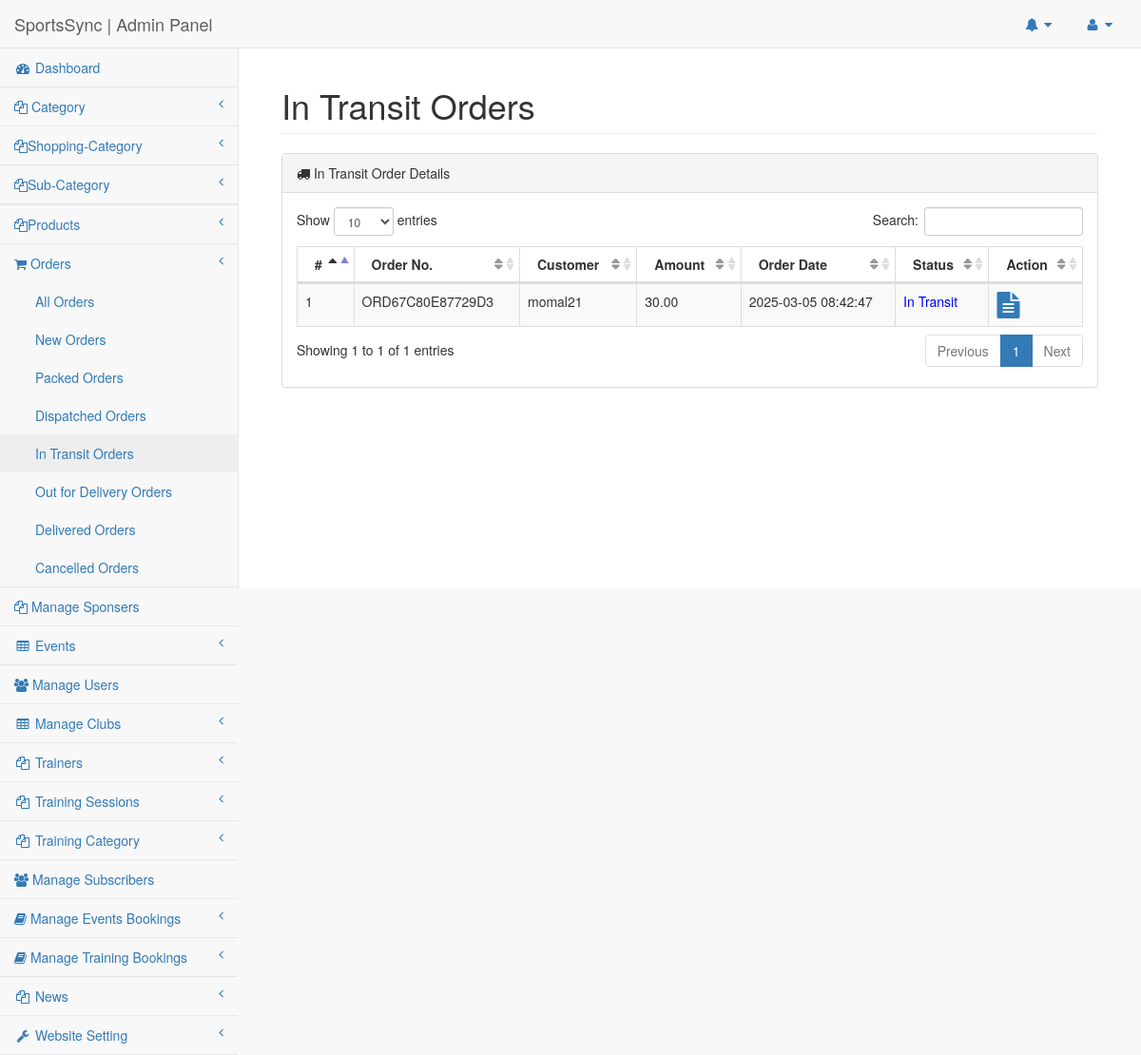
The app's page /SportsClubCode/admin/intransit-orders.php (signed in) with its own data.
### tables this page shows
CREATE TABLE `orders` (
  `id` int(11) NOT NULL,
  `userId` int(11) NOT NULL,
  `addressId` int(11) NOT NULL,
  `totalAmount` decimal(11,2) NOT NULL,
  `txntype` varchar(50) NOT NULL,
  `txnnumber` varchar(50) NOT NULL,
  `orderNumber` varchar(50) NOT NULL,
  `orderDate` datetime NOT NULL,
  `orderStatus` varchar(20) NOT NULL
);

CREATE TABLE `tblusers` (
  `Userid` int(11) NOT NULL,
  `FullName` varchar(255) DEFAULT NULL,
  `UserName` varchar(200) DEFAULT NULL,
  `Emailid` varchar(255) DEFAULT NULL,
  `PhoneNumber` bigint(12) DEFAULT NULL,
  `UserGender` varchar(100) DEFAULT NULL,
  `UserPassword` varchar(255) DEFAULT NULL,
  `RegDate` timestamp NULL DEFAULT current_timestamp(),
  `LastUpdationDate` timestamp NULL DEFAULT NULL ON UPDATE current_timestamp(),
  `IsActive` int(1) DEFAULT NULL
);

### SportsClubCode/admin/intransit-orders.php (the view, shortened to what this page needs)
<?php
include('includes/config.php');
if(strlen($_SESSION["adminsession"])==0) {
    header('location:logout.php');
} else {
    $sql = "SELECT
                orders.id,
                orders.orderNumber,
                tblusers.FullName,
                orders.totalAmount,
                orders.orderDate,
                orders.orderStatus
            FROM orders
            JOIN tblusers ON tblusers.Userid = orders.userId
            WHERE orders.orderStatus = 'In Transit'";
    $query = $dbh->prepare($sql);
    $query->execute();
    $orders = $query->fetchAll(PDO::FETCH_OBJ);
?>
<!DOCTYPE html>
<html lang="en">
<head>
    <link href="../vendor/bootstrap/css/bootstrap.min.css" rel="stylesheet">
    <link href="../vendor/metisMenu/metisMenu.min.css" rel="stylesheet">
    <link href="../dist/css/sb-admin-2.css" rel="stylesheet">
    <link href="../vendor/font-awesome/css/font-awesome.min.css" rel="stylesheet" type="text/css">
    <link href="../vendor/datatables-plugins/dataTables.bootstrap.css" rel="stylesheet">
    <link href="../vendor/datatables-responsive/dataTables.responsive.css" rel="stylesheet">
</head>
<body>
<div id="wrapper">
    <nav class="navbar navbar-default navbar-static-top" role="navigation" style="margin-bottom:0">
        <?php include_once('includes/header.php');?>
        <?php include_once('includes/leftbar.php');?>
    </nav>
    <div id="page-wrapper">
        <div class="container-fluid">
            <div class="row">
                <div class="col-lg-12">
                    <h1 class="page-header">In Transit Orders</h1>
                </div>
            </div>
            <div class="row">
                <div class="col-lg-12">
                    <div class="panel panel-default">
                        <div class="panel-heading">
                            <i class="fa fa-truck"></i> In Transit Order Details
                        </div>
                        <div class="panel-body">
                            <div class="table-responsive">
                                <table
                                  width="100%"
                                  class="table table-striped table-bordered table-hover"
                                  id="dataTables-example"
                                >
                                    <thead>
                                        <tr>
                                            <th>#</th>
                                            <th>Order No.</th>
                                            <th>Customer</th>
                                            <th>Amount</th>
                                            <th>Order Date</th>
                                            <th>Status</th>
                                            <th>Action</th>
                                        </tr>
                                    </thead>
                                    <tbody>
                                    <?php
                                    $cnt = 1;
                                    if($query->rowCount() > 0) {
                                        foreach($orders as $row) { ?>
                                            <tr>
                                                <td><?php echo htmlentities($cnt); ?></td>
                                                <td><?php echo htmlentities($row->orderNumber); ?></td>
                                                <td><?php echo htmlentities($row->FullName); ?></td>
                                                <td><?php echo htmlentities($row->totalAmount); ?></td>
                                                <td><?php echo htmlentities($row->orderDate); ?></td>
                                                <td style="color:blue;"><?php echo htmlentities($row->orderStatus); ?></td>
                                                <td>
                                                    <a href="order-details.php?orderid=<?php echo $row->id; ?>">
                                                        <i class="fa fa-file-text fa-2x" title="View Details"></i>
                                                    </a>
                                                </td>
                                            </tr>
                                        <?php
                                            $cnt++;
                                        }
                                    } else {
                                        echo "<tr><td colspan='7'>No In Transit Orders Found</td></tr>";
                                    } ?>
                                    </tbody>
                                </table>
                            </div>
                        </div>
                    </div>
                </div>
            </div>
        </div>
    </div>
</div>
</body>
</html>
<?php } ?>

### records on screen
orders: orderNumber "ORD67C80E87729D3", userId.FullName "momal21", totalAmount "30.00", orderDate "2025-03-05 08:42:47", orderStatus "In Transit"
